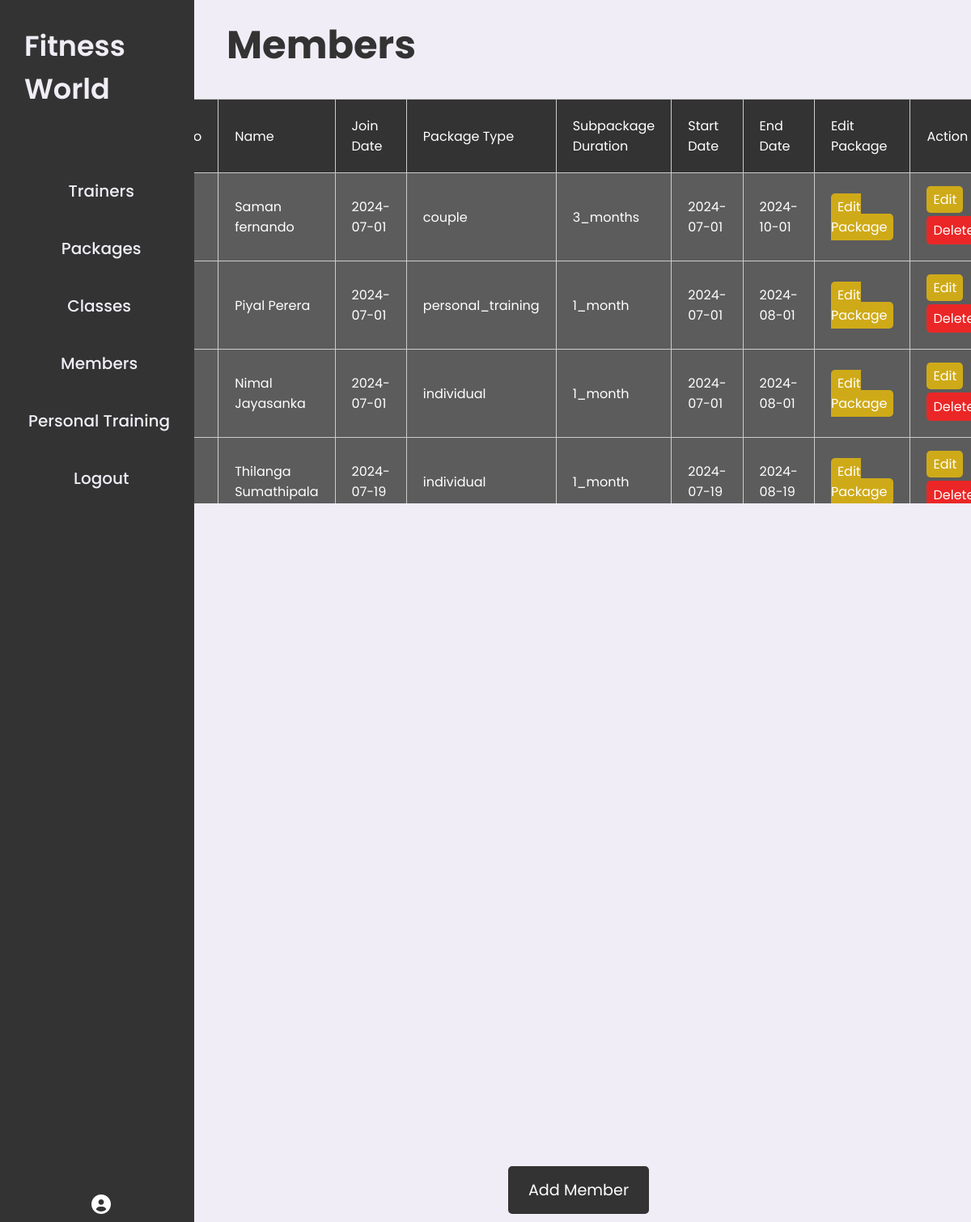
The page /admin/viewMembers.php on the database its author committed.
### tables this page shows
CREATE TABLE `members` (
  `memberID` int(11) NOT NULL,
  `userID` int(11) DEFAULT NULL,
  `healthConcerns` text DEFAULT NULL,
  `dob` date DEFAULT NULL,
  `join_date` date DEFAULT NULL
);

CREATE TABLE `users` (
  `userID` int(11) NOT NULL,
  `email` varchar(50) NOT NULL,
  `password` text DEFAULT NULL,
  `contactNo` varchar(100) DEFAULT NULL,
  `name` varchar(255) DEFAULT NULL,
  `role` enum('Member','Trainer','Admin') DEFAULT NULL
);

CREATE TABLE `packages` (
  `packageID` int(11) NOT NULL,
  `packageName` varchar(100) NOT NULL,
  `packageType` enum('individual','family','casual','couple','personal_training') NOT NULL
);

CREATE TABLE `subpackages` (
  `subPackageID` int(11) NOT NULL,
  `packageID` int(11) DEFAULT NULL,
  `duration` enum('1_month','3_months','6_months','12_months','1_session') NOT NULL,
  `price` decimal(10,2) NOT NULL
);

CREATE TABLE `memberenrollments` (
  `enrollmentID` int(11) NOT NULL,
  `memberID` int(11) DEFAULT NULL,
  `subPackageID` int(11) DEFAULT NULL,
  `startDate` date DEFAULT NULL,
  `endDate` date DEFAULT NULL
);

### admin/viewMembers.php (the view, shortened to what this page needs)
<?php
include('../connection.php');
$query = "SELECT users.name, members.memberID, members.userID, members.join_date,
                 memberenrollments.enrollmentID, memberenrollments.subPackageID, memberenrollments.startDate, memberenrollments.endDate,
                 subpackages.duration,
                 packages.packageType
          FROM members
          INNER JOIN users ON members.userID = users.userID
          LEFT JOIN memberenrollments ON members.memberID = memberenrollments.memberID
          LEFT JOIN subpackages ON memberenrollments.subPackageID = subpackages.subPackageID
          LEFT JOIN packages ON subpackages.packageID = packages.packageID";
$result = mysqli_query($con, $query);
$members = mysqli_fetch_all($result, MYSQLI_ASSOC);
?>
<!DOCTYPE html>
<html lang="en">
<head>
    <link rel="stylesheet" href="../assets/css/styleadmin.css">
    <link rel="stylesheet" href="https://cdnjs.cloudflare.com/ajax/libs/font-awesome/6.0.0-beta3/css/all.min.css">
</head>
<body>
    <div class="admin-container">
        <?php include("sidemenu.php"); ?>
        <div class="content">
            <div class="content-header">
                <h1>Members</h1>
            </div>
            <div class="content-section">
                <table class="event-table">
                    <thead>
                        <tr>
                            <th>No</th>
                            <th>Name</th>
                            <th>Join Date</th>
                            <th>Package Type</th>
                            <th>Subpackage Duration</th>
                            <th>Start Date</th>
                            <th>End Date</th>
                            <th style="width: 170px;">Edit Package</th>
                            <th>Action</th>
                        </tr>
                    </thead>
                    <tbody>
                        <?php
                        if ($members) {
                            $count = 1;
                            foreach ($members as $member) {
                                echo "<tr>
                                        <td>{$count}</td>
                                        <td>{$member['name']}</td>
                                        <td>{$member['join_date']}</td>
                                        <td>{$member['packageType']}</td>
                                        <td>{$member['duration']}</td>
                                        <td>{$member['startDate']}</td>
                                        <td>{$member['endDate']}</td>
                                        <td><a href='newEnrollment.php?memberID={$member['memberID']}' class='edit-button'>Edit Package</a>
                                        </td>
                                        <td>
                                         <a href='newMember.php?memberID={$member['memberID']}' class='edit-button'>Edit</a>
                                            <form method='post' action='' style='display:inline-block;'>
                                                <input type='hidden' name='userID' value='{$member['userID']}'>
                                                <button type='submit' name='delete' class='delete-button'>Delete</button>
                                            </form>
                                        </td>
                                    </tr>";
                                $count++;
                            }
                        } else {
                            echo "<tr><td colspan='9'>No data available</td></tr>";
                        }
                        ?>
                    </tbody>
                </table>
            </div>
            <div class="bottom-box">
                    <a href="newMember.php"><button class="button-main">Add Member</button></a>
            </div>
        </div>
    </div>
</body>
</html>

### assets/css/styleadmin.css (style rules this page uses)
* { margin: 0; padding: 0; box-sizing: border-box; list-style: none; font-family: "Poppins", sans-serif; font-weight: 400; font-style: normal; text-decoration: none; font-size: 16px; }
:root { --lightpurple: #4d4d4d; --darkblue: #333; --silver: #f0edf6; --hover: rgb(43, 43, 43); --white: #ADBBDA; --middle:#5c5c5c; --main-color: #009ef9; }
body { width: 100%; height: 100vh; display: flex; }
.admin-container { display: flex; width: 100%; height: 100vh; }
.content { background-color: var(--silver); flex: 1; overflow-y: auto; }
.content-header { background-color: var(--ash); padding: 20px 40px; }
.content-header h1 { font-size: 3rem; font-weight: bold; color: var(--darkblue); }
.content-section { margin-top: 10px; max-height: 500px; overflow: scroll; }
.edit-button { font-size: 16px; background-color: #cfaa18; color: white; border: none; border-radius: 5px; padding: 5px 8px; cursor: pointer; }
.delete-button { font-size: 16px; background-color: red; color: white; border: none; border-radius: 5px; padding: 3px 8px; cursor: pointer; }
.event-table { width: 100%; border-collapse: collapse; }
.event-table thead { padding: 20px; }
.event-table, .event-table th, .event-table td { border: 1px solid var(--primary-color); }
.event-table th { border: 1px solid #ccc; padding: 20px; background-color: var(--darkblue); color: white; text-align: left; font-size: 16px; }
.event-table td { border: 1px solid #ccc; color: white; padding: 20px; background-color: var(--middle); font-size: 16px; text-align: left; }
.event-table { width: 95%; }
.event-table th, .event-table td { border: 1px solid #ccc; font-size: 16px; text-align: left; }
.content-section { display: flex; justify-content: center; }
.delete-button { margin-top: 8px; background-color: #eb2626; color: white; border: none; padding: 5px 8px; cursor: pointer; text-align: center; }
.bottom-box { position: absolute; width: 80%; bottom: 0%; display: flex; justify-content: center; align-items: center; gap: 2rem; height: 80px; }
.button-main { background-color: var(--darkblue); color: white; padding: 15px 25px; cursor: pointer; border: none; outline: none; border-radius: 5px; font-size: 1.2rem; transition: background-color 0.3s ease; margin-right: 10px; }
a { color: white; }

### rows shown on the page
members: userID.name "Saman fernando", join_date "2024-07-01", packages.packageType "couple", subpackages.duration "3_months", memberenrollments.startDate "2024-07-01", memberenrollments.endDate "2024-10-01"
members: userID.name "Piyal Perera", join_date "2024-07-01", packages.packageType "personal_training", subpackages.duration "1_month", memberenrollments.startDate "2024-07-01", memberenrollments.endDate "2024-08-01"
members: userID.name "Nimal Jayasanka", join_date "2024-07-01", packages.packageType "individual", subpackages.duration "1_month", memberenrollments.startDate "2024-07-01", memberenrollments.endDate "2024-08-01"
members: userID.name "Thilanga Sumathipala", join_date "2024-07-19", packages.packageType "individual", subpackages.duration "1_month", memberenrollments.startDate "2024-07-19", memberenrollments.endDate "2024-08-19"
